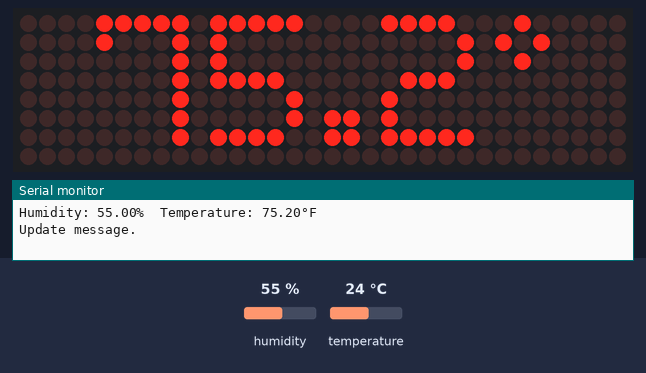
Recording of a sketch running on a simulated Arduino Uno, built with avr-gcc and run on an emulated ATmega328P. Parts: 32×8 LED matrix, the last lines printed to the serial monitor. The inputs (shaded band) are chosen by the test bench; at power-on: humidity 55 %, temperature 24 °C.

Above: at 18.0 s.
18.1 s: humidity set to 22 %
At 21.7 s:
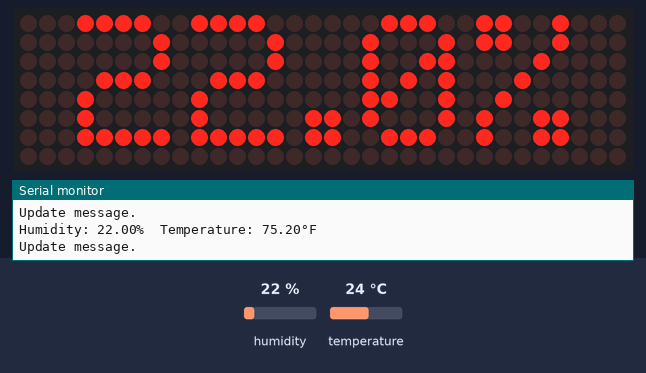
33.1 s: humidity set to 40 %
At 41.7 s:
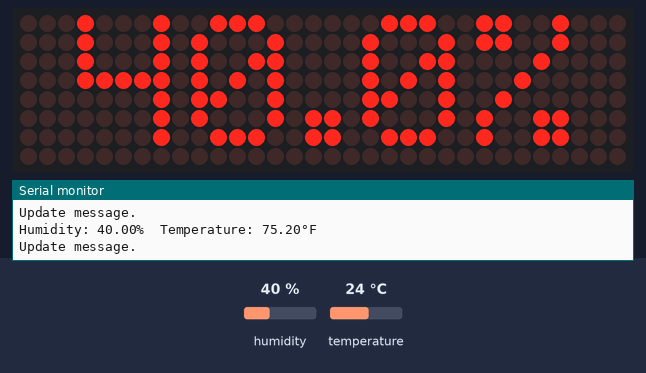
48.1 s: temperature set to 12 °C
At 51.7 s:
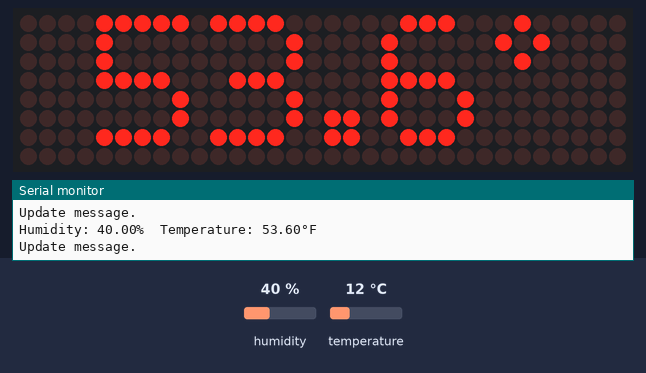
63.1 s: temperature set to 19 °C
At 71.8 s:
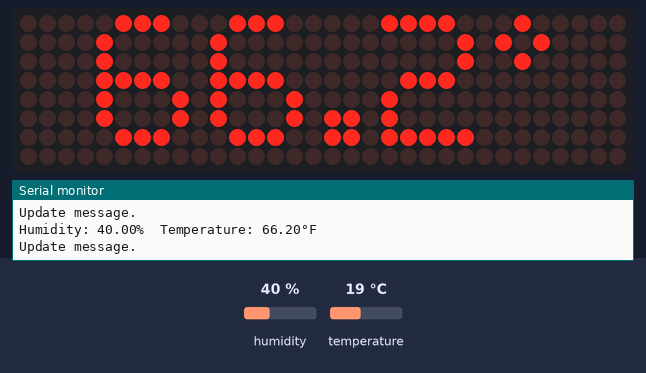

The sketch:

temp_humidity_scroll.ino
```cpp
// temp sensor
#include "DHT.h"

#define DHTPIN 3
#define DHTTYPE DHT22

#include <MD_Parola.h>
#include <MD_MAX72xx.h>
#include <SPI.h>

DHT dht(DHTPIN, DHTTYPE);


// scroll
#define HARDWARE_TYPE MD_MAX72XX::FC16_HW

#define MAX_DEVICES 4
#define CLK_PIN     13
#define DATA_PIN    9
#define CS_PIN      11

MD_Parola P = MD_Parola(HARDWARE_TYPE,DATA_PIN, CLK_PIN, CS_PIN, MAX_DEVICES);

#define	BUF_SIZE 200
char curMessage[BUF_SIZE] = { "Start" };
char newMessage[BUF_SIZE] = { "New" };
bool newMessageAvailable = false;
bool showTemp = true;


void setup() {
  Serial.begin(9600);

  dht.begin();

  P.begin();
  P.displayText(curMessage, PA_CENTER, 50, 9000, PA_SCROLL_UP, PA_SCROLL_UP);
}


// time between updates
unsigned long previousMillis = 0;
const long interval = 10000;

void loop() {

  unsigned long currentMillis = millis();

  // update reading
  if (currentMillis - previousMillis >= interval){

    previousMillis = currentMillis;

    float h = dht.readHumidity();
    float f = dht.readTemperature(true);

    // Check if any reads failed
    if (isnan(h) || isnan(f)) {
      Serial.println(F("Failed to read from DHT sensor!"));
    }
    Serial.println();
    Serial.print(F("Humidity: "));
    Serial.print(h);
    Serial.print(F("%  Temperature: "));
    Serial.print(f);
    Serial.println(F("°F "));


    // update message, switch between temp and humidity
    if (showTemp){
      String f_str = String(f, 1) + "\xB0";
      strcpy(newMessage, f_str.c_str());
      showTemp = false;
    }
    else{
      String h_str = String(h, 1) + "%";
      strcpy(newMessage, h_str.c_str());
      showTemp = true;
    }

    newMessageAvailable = true;
  }

  P.displayAnimate();

  if (newMessageAvailable) {
    Serial.println("Update message.");

    P.displayClear();
    strcpy(curMessage, newMessage);
    P.displayReset();

    newMessageAvailable = false;
  }
}
```

Measured:
- what the display in image 1 shows lasts 9.0 s, from 20.4 s to 29.4 s
